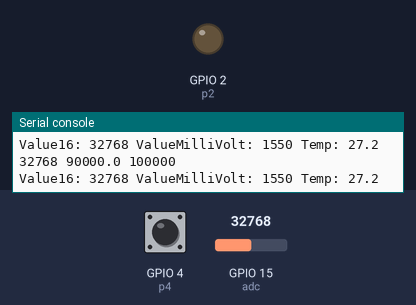
Bench run of a program on a simulated ESP32 board running MicroPython. On the bench: output pins drawn as LEDs (lit = HIGH), the last lines printed to the serial console. Inputs (shaded band) come from the test bench; at power-on: GPIO 4 (p4) LOW, GPIO 15 (adc) = 32768 (analog values on the 0–65535 scale).

Above: at 1.2 s.
1.3 s: GPIO 4 (p4) pulled HIGH for 1 s
At 2.8 s:
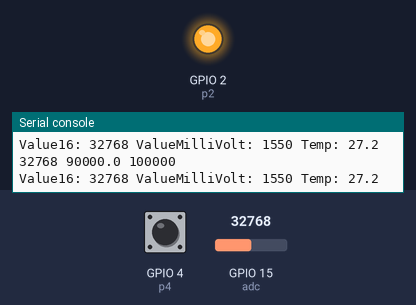
4.5 s: GPIO 4 (p4) pulled HIGH for 3.2 s
At 9.1 s:
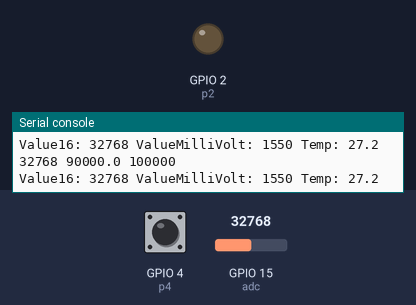
Timing chart, 0 to 10.6 s (numbered marks = the images above; inputs shaded):
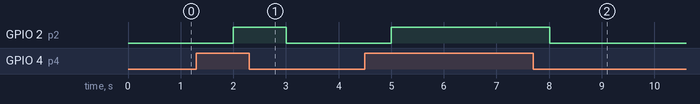

The program:

temp_grove.py
```python
import time
import machine
import math

print("Temperature")
p2 = machine.Pin(2, machine.Pin.OUT)
p4 = machine.Pin(4, machine.Pin.IN, machine.Pin.PULL_DOWN)
adc = machine.ADC(15, atten=machine.ADC.ATTN_11DB)
B = 4275;
C = 2.7
R0 = 100000;
ATT=1.5

while True:
    value = p4.value()
    if value == 1:
        p2.on()
    else:
        p2.off()
    val16 = adc.read_u16()
    valv = adc.read_uv()
    R = 65536.0/(val16*ATT)-1.0;
    R *= R0 * C
    print(val16, R, R0)
    temp = 1/(math.log(R/R0)/B+1/298.15)-273.15;
    print(f"Value16: {val16} ValueMilliVolt: {valv // 1000} Temp: {temp:.1f}")
    time.sleep_ms(1000)
```

Measured:
- after the input at 1.3 s, GPIO 2 (p2): LOW → HIGH after 0.70 s, → LOW 1.0 s later
- after the input at 4.5 s, GPIO 2 (p2): LOW → HIGH after 0.51 s, → LOW 3.0 s later
